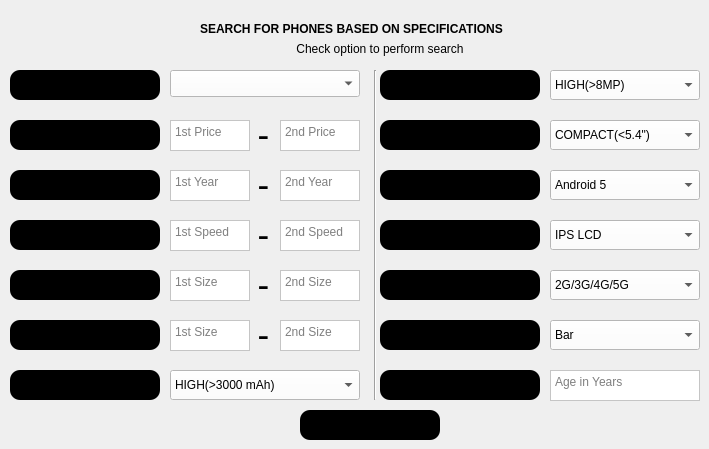
    <widget class="QWidget" name="searchPage">
     <widget class="QLabel" name="label_2">
      <property name="geometry">
       <rect>
        <x>200</x>
        <y>20</y>
        <width>360</width>
        <height>19</height>
       </rect>
      </property>
      <property name="styleSheet">
       <string notr="true">color: rgb(0, 0, 0);</string>
      </property>
      <property name="text">
       <string>&lt;html&gt;&lt;head/&gt;&lt;body&gt;&lt;p&gt;&lt;span style=&quot; font-weight:700;&quot;&gt;SEARCH FOR PHONES BASED ON SPECIFICATIONS&lt;/span&gt;&lt;/p&gt;&lt;/body&gt;&lt;/html&gt;</string>
      </property>
     </widget>
     <widget class="QPushButton" name="SearchButton">
      <property name="geometry">
       <rect>
        <x>300</x>
        <y>410</y>
        <width>140</width>
        <height>30</height>
       </rect>
      </property>
      <property name="styleSheet">
       <string notr="true">background-color: rgb(0, 0, 0);
border-radius: 10px;</string>
      </property>
      <property name="text">
       <string>SEARCH</string>
      </property>
     </widget>
     <widget class="QRadioButton" name="Manufacturer">
      <property name="geometry">
       <rect>
        <x>10</x>
        <y>70</y>
        <width>150</width>
        <height>30</height>
       </rect>
      </property>
      <property name="styleSheet">
       <string notr="true">background-color: rgb(0, 0, 0);
border-radius: 10px;</string>
      </property>
      <property name="text">
       <string>Manufacturer</string>
      </property>
     </widget>
     <widget class="QRadioButton" name="processorSpeed">
      <property name="geometry">
       <rect>
        <x>10</x>
        <y>220</y>
        <width>150</width>
        <height>30</height>
       </rect>
      </property>
      <property name="styleSheet">
       <string notr="true">background-color: rgb(0, 0, 0);
border-radius: 10px;</string>
      </property>
      <property name="text">
       <string>Processor Speed</string>
      </property>
     </widget>
     <widget class="QRadioButton" name="RAMsize">
      <property name="geometry">
       <rect>
        <x>10</x>
        <y>270</y>
        <width>150</width>
        <height>30</height>
       </rect>
      </property>
      <property name="styleSheet">
       <string notr="true">background-color: rgb(0, 0, 0);
border-radius: 10px;</string>
      </property>
      <property name="text">
       <string>RAM Size</string>
      </property>
     </widget>
     <widget class="QRadioButton" name="ROMsize">
      <property name="geometry">
       <rect>
        <x>10</x>
        <y>320</y>
        <width>150</width>
        <height>30</height>
       </rect>
      </property>
      <property name="styleSheet">
       <string notr="true">background-color: rgb(0, 0, 0);
border-radius: 10px;</string>
      </property>
      <property name="text">
       <string>ROM Size</string>
      </property>
     </widget>
     <widget class="QRadioButton" name="batteryCapacity">
      <property name="geometry">
       <rect>
        <x>10</x>
        <y>370</y>
        <width>150</width>
        <height>30</height>
       </rect>
      </property>
      <property name="styleSheet">
       <string notr="true">background-color: rgb(0, 0, 0);
border-radius: 10px;</string>
      </property>
      <property name="text">
       <string>Battery Capacity</string>
      </property>
     </widget>
     <widget class="QRadioButton" name="releaseDate">
      <property name="geometry">
       <rect>
        <x>10</x>
        <y>170</y>
        <width>150</width>
        <height>30</height>
       </rect>
      </property>
      <property name="styleSheet">
       <string notr="true">background-color: rgb(0, 0, 0);
border-radius: 10px;</string>
      </property>
      <property name="text">
       <string>Date of Release</string>
      </property>
     </widget>
     <widget class="QTextEdit" name="releaseEdit1">
      <property name="geometry">
       <rect>
        <x>170</x>
        <y>170</y>
        <width>80</width>
        <height>31</height>
       </rect>
      </property>
      <property name="cursor" stdset="0">
       <cursorShape>IBeamCursor</cursorShape>
      </property>
      <property name="styleSheet">
       <string notr="true">background-color: rgb(255, 255, 255);
color: rgb(0, 0, 0);</string>
      </property>
      <property name="placeholderText">
       <string>1st Year</string>
      </property>
     </widget>
     <widget class="QTextEdit" name="releaseEdit2">
      <property name="geometry">
       <rect>
        <x>280</x>
        <y>170</y>
        <width>80</width>
        <height>31</height>
       </rect>
      </property>
      <property name="cursor" stdset="0">
       <cursorShape>IBeamCursor</cursorShape>
      </property>
      <property name="styleSheet">
       <string notr="true">background-color: rgb(255, 255, 255);
color: rgb(0, 0, 0);</string>
      </property>
      <property name="placeholderText">
       <string>2nd Year</string>
      </property>
     </widget>
     <widget class="QTextEdit" name="processorEdit1">
      <property name="geometry">
       <rect>
        <x>170</x>
        <y>220</y>
        <width>80</width>
        <height>31</height>
       </rect>
      </property>
      <property name="cursor" stdset="0">
       <cursorShape>IBeamCursor</cursorShape>
      </property>
      <property name="styleSheet">
       <string notr="true">background-color: rgb(255, 255, 255);
color: rgb(0, 0, 0);</string>
      </property>
      <property name="placeholderText">
       <string>1st Speed</string>
      </property>
     </widget>
     <widget class="QTextEdit" name="processorEdit2">
      <property name="geometry">
       <rect>
        <x>280</x>
        <y>220</y>
        <width>80</width>
        <height>31</height>
       </rect>
      </property>
      <property name="cursor" stdset="0">
       <cursorShape>IBeamCursor</cursorShape>
      </property>
      <property name="styleSheet">
       <string notr="true">background-color: rgb(255, 255, 255);
color: rgb(0, 0, 0);</string>
      </property>
      <property name="placeholderText">
       <string>2nd Speed</string>
      </property>
     </widget>
     <widget class="QLabel" name="label_4">
      <property name="geometry">
       <rect>
        <x>230</x>
        <y>160</y>
        <width>67</width>
        <height>50</height>
       </rect>
      </property>
      <property name="styleSheet">
       <string notr="true">color: rgb(0, 0, 0);</string>
      </property>
      <property name="text">
       <string>&lt;html&gt;&lt;head/&gt;&lt;body&gt;&lt;p align=&quot;center&quot;&gt;&lt;span style=&quot; font-size:26pt;&quot;&gt;-&lt;/span&gt;&lt;/p&gt;&lt;/body&gt;&lt;/html&gt;</string>
      </property>
     </widget>
     <widget class="QLabel" name="label_5">
      <property name="geometry">
       <rect>
        <x>230</x>
        <y>210</y>
        <width>67</width>
        <height>50</height>
       </rect>
      </property>
      <property name="styleSheet">
       <string notr="true">color: rgb(0, 0, 0);</string>
      </property>
      <property name="text">
       <string>&lt;html&gt;&lt;head/&gt;&lt;body&gt;&lt;p align=&quot;center&quot;&gt;&lt;span style=&quot; font-size:26pt;&quot;&gt;-&lt;/span&gt;&lt;/p&gt;&lt;/body&gt;&lt;/html&gt;</string>
      </property>
     </widget>
     <widget class="QTextEdit" name="ramEdit1">
      <property name="geometry">
       <rect>
        <x>170</x>
        <y>270</y>
        <width>80</width>
        <height>31</height>
       </rect>
      </property>
      <property name="cursor" stdset="0">
       <cursorShape>IBeamCursor</cursorShape>
      </property>
      <property name="styleSheet">
       <string notr="true">background-color: rgb(255, 255, 255);
color: rgb(0, 0, 0);</string>
      </property>
      <property name="placeholderText">
       <string>1st Size</string>
      </property>
     </widget>
     <widget class="QTextEdit" name="ramEdit2">
      <property name="geometry">
       <rect>
        <x>280</x>
        <y>270</y>
        <width>80</width>
        <height>31</height>
       </rect>
      </property>
      <property name="cursor" stdset="0">
       <cursorShape>IBeamCursor</cursorShape>
      </property>
      <property name="styleSheet">
       <string notr="true">background-color: rgb(255, 255, 255);
color: rgb(0, 0, 0);</string>
      </property>
      <property name="placeholderText">
       <string>2nd Size</string>
      </property>
     </widget>
     <widget class="QLabel" name="label_7">
      <property name="geometry">
       <rect>
        <x>230</x>
        <y>260</y>
        <width>67</width>
        <height>50</height>
       </rect>
      </property>
      <property name="styleSheet">
       <string notr="true">color: rgb(0, 0, 0);</string>
      </property>
      <property name="text">
       <string>&lt;html&gt;&lt;head/&gt;&lt;body&gt;&lt;p align=&quot;center&quot;&gt;&lt;span style=&quot; font-size:26pt;&quot;&gt;-&lt;/span&gt;&lt;/p&gt;&lt;/body&gt;&lt;/html&gt;</string>
      </property>
     </widget>
     <widget class="QComboBox" name="batteryCombo">
      <property name="geometry">
       <rect>
        <x>170</x>
        <y>370</y>
        <width>190</width>
        <height>30</height>
       </rect>
      </property>
      <property name="styleSheet">
       <string notr="true">color: rgb(0, 0, 0);
background-color: rgb(255, 255, 255);</string>
      </property>
      <item>
       <property name="text">
        <string>HIGH(&gt;3000 mAh)</string>
       </property>
      </item>
      <item>
       <property name="text">
        <string>MEDIUM(&gt;1000mAh)</string>
       </property>
      </item>
      <item>
       <property name="text">
        <string>LOW(&lt;1000mAh)</string>
       </property>
      </item>
     </widget>
     <widget class="QTextEdit" name="romEdit2">
      <property name="geometry">
       <rect>
        <x>280</x>
        <y>320</y>
        <width>80</width>
        <height>31</height>
       </rect>
      </property>
      <property name="cursor" stdset="0">
       <cursorShape>IBeamCursor</cursorShape>
      </property>
      <property name="styleSheet">
       <string notr="true">background-color: rgb(255, 255, 255);
color: rgb(0, 0, 0);</string>
      </property>
      <property name="placeholderText">
       <string>2nd Size</string>
      </property>
     </widget>
     <widget class="QLabel" name="label_8">
      <property name="geometry">
       <rect>
        <x>230</x>
        <y>310</y>
        <width>67</width>
        <height>50</height>
       </rect>
      </property>
      <property name="styleSheet">
       <string notr="true">color: rgb(0, 0, 0);</string>
      </property>
      <property name="text">
       <string>&lt;html&gt;&lt;head/&gt;&lt;body&gt;&lt;p align=&quot;center&quot;&gt;&lt;span style=&quot; font-size:26pt;&quot;&gt;-&lt;/span&gt;&lt;/p&gt;&lt;/body&gt;&lt;/html&gt;</string>
      </property>
     </widget>
     <widget class="QTextEdit" name="romEdit1">
      <property name="geometry">
       <rect>
        <x>170</x>
        <y>320</y>
        <width>80</width>
        <height>31</height>
       </rect>
      </property>
      <property name="cursor" stdset="0">
       <cursorShape>IBeamCursor</cursorShape>
      </property>
      <property name="styleSheet">
       <string notr="true">background-color: rgb(255, 255, 255);
color: rgb(0, 0, 0);</string>
      </property>
      <property name="placeholderText">
       <string>1st Size</string>
      </property>
     </widget>
     <widget class="QComboBox" name="cameraCombo">
      <property name="geometry">
       <rect>
        <x>550</x>
        <y>70</y>
        <width>150</width>
        <height>30</height>
       </rect>
      </property>
      <property name="styleSheet">
       <string notr="true">color: rgb(0, 0, 0);
background-color: rgb(255, 255, 255);</string>
      </property>
      <item>
       <property name="text">
        <string>HIGH(&gt;8MP)</string>
       </property>
      </item>
      <item>
       <property name="text">
        <string>MEDIUM(&gt;2MP)</string>
       </property>
      </item>
      <item>
       <property name="text">
        <string>LOW(&lt;2MP)</string>
       </property>
      </item>
     </widget>
     <widget class="QRadioButton" name="cameraResolution">
      <property name="geometry">
       <rect>
        <x>380</x>
        <y>70</y>
        <width>160</width>
        <height>30</height>
       </rect>
      </property>
      <property name="styleSheet">
       <string notr="true">background-color: rgb(0, 0, 0);
border-radius: 10px;</string>
      </property>
      <property name="text">
       <string>Camera Resolution</string>
      </property>
     </widget>
     <widget class="QComboBox" name="screenSCombo">
      <property name="geometry">
       <rect>
        <x>550</x>
        <y>120</y>
        <width>150</width>
        <height>30</height>
       </rect>
      </property>
      <property name="styleSheet">
       <string notr="true">color: rgb(0, 0, 0);
background-color: rgb(255, 255, 255);</string>
      </property>
      <item>
       <property name="text">
        <string>COMPACT(&lt;5.4&quot;)</string>
       </property>
      </item>
      <item>
       <property name="text">
        <string>MID-SIZE(5.5&quot;-6.5&quot;)</string>
       </property>
      </item>
      <item>
       <property name="text">
        <string>LARGE SIZE(6.6&quot;-6.9&quot;)</string>
       </property>
      </item>
      <item>
       <property name="text">
        <string>PHABLETS(&gt;6.9&quot;)</string>
       </property>
      </item>
     </widget>
     <widget class="QRadioButton" name="screenSize">
      <property name="geometry">
       <rect>
        <x>380</x>
        <y>120</y>
        <width>160</width>
        <height>30</height>
       </rect>
      </property>
      <property name="styleSheet">
       <string notr="true">background-color: rgb(0, 0, 0);
border-radius: 10px;</string>
      </property>
      <property name="text">
       <string>Screen Size</string>
      </property>
     </widget>
     <widget class="Line" name="line">
      <property name="geometry">
       <rect>
        <x>360</x>
        <y>70</y>
        <width>30</width>
        <height>330</height>
       </rect>
      </property>
      <property name="orientation">
       <enum>Qt::Orientation::Vertical</enum>
      </property>
     </widget>
     <widget class="QComboBox" name="displayCombo">
      <property name="geometry">
       <rect>
        <x>550</x>
        <y>220</y>
        <width>150</width>
        <height>30</height>
       </rect>
      </property>
      <property name="styleSheet">
       <string notr="true">color: rgb(0, 0, 0);
background-color: rgb(255, 255, 255);</string>
      </property>
      <item>
       <property name="text">
        <string>IPS LCD</string>
       </property>
      </item>
      <item>
       <property name="text">
        <string>AMOLED</string>
       </property>
      </item>
      <item>
       <property name="text">
        <string>LTPO AMOLED</string>
       </property>
      </item>
      <item>
       <property name="text">
        <string>OLED</string>
       </property>
      </item>
      <item>
       <property name="text">
        <string>LIPO OLED</string>
       </property>
      </item>
      <item>
       <property name="text">
        <string>Super Retina XDR OLED</string>
       </property>
      </item>
      <item>
       <property name="text">
        <string>LCD</string>
       </property>
      </item>
      <item>
       <property name="text">
        <string>Super LCD6</string>
       </property>
      </item>
      <item>
       <property name="text">
        <string>Super LCD3</string>
       </property>
      </item>
      <item>
       <property name="text">
        <string>TFT</string>
       </property>
      </item>
     </widget>
     <widget class="QRadioButton" name="displayType">
      <property name="geometry">
       <rect>
        <x>380</x>
        <y>220</y>
        <width>160</width>
        <height>30</height>
       </rect>
      </property>
      <property name="styleSheet">
       <string notr="true">background-color: rgb(0, 0, 0);
border-radius: 10px;</string>
      </property>
      <property name="text">
       <string>Display Type</string>
      </property>
     </widget>
     <widget class="QComboBox" name="networksCombo">
      <property name="geometry">
       <rect>
        <x>550</x>
        <y>270</y>
        <width>150</width>
        <height>30</height>
       </rect>
      </property>
      <property name="styleSheet">
       <string notr="true">color: rgb(0, 0, 0);
background-color: rgb(255, 255, 255);</string>
      </property>
      <item>
       <property name="text">
        <string>2G/3G/4G/5G</string>
       </property>
      </item>
      <item>
       <property name="text">
        <string>2G/3G/4G</string>
       </property>
      </item>
      <item>
       <property name="text">
        <string>2G/3G</string>
       </property>
      </item>
      <item>
       <property name="text">
        <string>2G</string>
       </property>
      </item>
     </widget>
     <widget class="QRadioButton" name="supportedNetworks">
      <property name="geometry">
       <rect>
        <x>380</x>
        <y>270</y>
        <width>160</width>
        <height>30</height>
       </rect>
      </property>
      <property name="styleSheet">
       <string notr="true">background-color: rgb(0, 0, 0);
border-radius: 10px;</string>
      </property>
      <property name="text">
       <string>Supported Networks</string>
      </property>
     </widget>
     <widget class="QComboBox" name="formCombo">
      <property name="geometry">
       <rect>
        <x>550</x>
        <y>320</y>
        <width>150</width>
        <height>30</height>
       </rect>
      </property>
      <property name="styleSheet">
       <string notr="true">color: rgb(0, 0, 0);
background-color: rgb(255, 255, 255);</string>
      </property>
      <item>
       <property name="text">
        <string>Bar</string>
       </property>
      </item>
      <item>
       <property name="text">
        <string>Foldable</string>
       </property>
      </item>
      <item>
       <property name="text">
        <string>Tablet</string>
       </property>
      </item>
      <item>
       <property name="text">
        <string>Swiveling dual-screen</string>
       </property>
      </item>
      <item>
       <property name="text">
        <string>Slider</string>
       </property>
      </item>
     </widget>
     <widget class="QRadioButton" name="formFactor">
      <property name="geometry">
       <rect>
        <x>380</x>
        <y>320</y>
        <width>160</width>
        <height>30</height>
       </rect>
      </property>
      <property name="styleSheet">
       <string notr="true">background-color: rgb(0, 0, 0);
border-radius: 10px;</string>
      </property>
      <property name="text">
       <string>Form Factor</string>
      </property>
     </widget>
     <widget class="QRadioButton" name="age">
      <property name="geometry">
       <rect>
        <x>380</x>
        <y>370</y>
        <width>160</width>
        <height>30</height>
       </rect>
      </property>
      <property name="styleSheet">
       <string notr="true">background-color: rgb(0, 0, 0);
border-radius: 10px;</string>
      </property>
      <property name="text">
       <string>Age</string>
      </property>
     </widget>
     <widget class="QTextEdit" name="ageEdit">
      <property name="geometry">
       <rect>
        <x>550</x>
        <y>370</y>
        <width>150</width>
        <height>31</height>
       </rect>
      </property>
      <property name="cursor" stdset="0">
       <cursorShape>IBeamCursor</cursorShape>
      </property>
      <property name="styleSheet">
       <string notr="true">background-color: rgb(255, 255, 255);
color: rgb(0, 0, 0);</string>
      </property>
      <property name="placeholderText">
       <string>Age in Years</string>
      </property>
     </widget>
     <widget class="QComboBox" name="OSCombo">
      <property name="geometry">
       <rect>
        <x>550</x>
        <y>170</y>
        <width>150</width>
        <height>30</height>
       </rect>
      </property>
      <property name="styleSheet">
       <string notr="true">color: rgb(0, 0, 0);
background-color: rgb(255, 255, 255);</string>
      </property>
      <item>
       <property name="text">
        <string>Android 5</string>
       </property>
      </item>
      <item>
       <property name="text">
        <string>Android 8</string>
       </property>
      </item>
      <item>
       <property name="text">
        <string>Android 8.1 Go</string>
       </property>
      </item>
      <item>
       <property name="text">
        <string>Android 9</string>
       </property>
      </item>
      <item>
       <property name="text">
        <string>Android 10</string>
       </property>
      </item>
      <item>
       <property name="text">
        <string>Android 11</string>
       </property>
      </item>
      <item>
       <property name="text">
        <string>Android 12</string>
       </property>
      </item>
      <item>
       <property name="text">
        <string>Android 13</string>
       </property>
      </item>
      <item>
       <property name="text">
        <string>Android 13 Go</string>
       </property>
      </item>
      <item>
       <property name="text">
        <string>Android 14</string>
       </property>
      </item>
      <item>
       <property name="text">
        <string>Android 15</string>
       </property>
      </item>
      <item>
       <property name="text">
        <string>Android 16</string>
       </property>
      </item>
      <item>
       <property name="text">
        <string>iOS 16</string>
       </property>
      </item>
      <item>
       <property name="text">
        <string>iOS 17</string>
       </property>
      </item>
      <item>
       <property name="text">
        <string>iOS 18</string>
       </property>
      </item>
      <item>
       <property name="text">
        <string>iOS 18.3</string>
       </property>
      </item>
      <item>
       <property name="text">
        <string>HarmonyOS 3.0</string>
       </property>
      </item>
      <item>
       <property name="text">
        <string>HarmonyOS 4.0</string>
       </property>
      </item>
      <item>
       <property name="text">
        <string>HarmonyOS 4.2</string>
       </property>
      </item>
      <item>
       <property name="text">
        <string>EMUI 14</string>
       </property>
      </item>
      <item>
       <property name="text">
        <string>Windows Phone 8</string>
       </property>
      </item>
      <item>
       <property name="text">
        <string>Windows 10</string>
       </property>
      </item>
      <item>
       <property name="text">
        <string>KIN OS</string>
       </property>
      </item>
     </widget>
     <widget class="QRadioButton" name="OSversion">
      <property name="geometry">
       <rect>
        <x>380</x>
        <y>170</y>
        <width>160</width>
        <height>30</height>
       </rect>
      </property>
      <property name="styleSheet">
       <string notr="true">background-color: rgb(0, 0, 0);
border-radius: 10px;</string>
      </property>
      <property name="text">
       <string>Operating System</string>
      </property>
     </widget>
     <widget class="QTextEdit" name="priceEdit2">
      <property name="geometry">
       <rect>
        <x>280</x>
        <y>120</y>
        <width>80</width>
        <height>31</height>
       </rect>
      </property>
      <property name="cursor" stdset="0">
       <cursorShape>IBeamCursor</cursorShape>
      </property>
      <property name="styleSheet">
       <string notr="true">background-color: rgb(255, 255, 255);
color: rgb(0, 0, 0);</string>
      </property>
      <property name="placeholderText">
       <string>2nd Price</string>
      </property>
     </widget>
     <widget class="QTextEdit" name="priceEdit1">
      <property name="geometry">
       <rect>
        <x>170</x>
        <y>120</y>
        <width>80</width>
        <height>31</height>
       </rect>
      </property>
      <property name="cursor" stdset="0">
       <cursorShape>IBeamCursor</cursorShape>
      </property>
      <property name="styleSheet">
       <string notr="true">background-color: rgb(255, 255, 255);
color: rgb(0, 0, 0);</string>
      </property>
      <property name="placeholderText">
       <string>1st Price</string>
      </property>
     </widget>
     <widget class="QRadioButton" name="releasePrice">
      <property name="geometry">
       <rect>
        <x>10</x>
        <y>120</y>
        <width>150</width>
        <height>30</height>
       </rect>
      </property>
      <property name="styleSheet">
       <string notr="true">background-color: rgb(0, 0, 0);
border-radius: 10px;</string>
      </property>
      <property name="text">
       <string>Price at Release</string>
      </property>
     </widget>
     <widget class="QLabel" name="label_33">
      <property name="geometry">
       <rect>
        <x>230</x>
        <y>110</y>
        <width>67</width>
        <height>50</height>
       </rect>
      </property>
      <property name="styleSheet">
       <string notr="true">color: rgb(0, 0, 0);</string>
      </property>
      <property name="text">
       <string>&lt;html&gt;&lt;head/&gt;&lt;body&gt;&lt;p align=&quot;center&quot;&gt;&lt;span style=&quot; font-size:26pt;&quot;&gt;-&lt;/span&gt;&lt;/p&gt;&lt;/body&gt;&lt;/html&gt;</string>
      </property>
     </widget>
     <widget class="QLabel" name="label_34">
      <property name="geometry">
       <rect>
        <x>200</x>
        <y>40</y>
        <width>360</width>
        <height>19</height>
       </rect>
      </property>
      <property name="styleSheet">
       <string notr="true">color: rgb(0, 0, 0);</string>
      </property>
      <property name="text">
       <string>&lt;html&gt;&lt;head/&gt;&lt;body&gt;&lt;p align=&quot;center&quot;&gt;Check option to perform search&lt;/p&gt;&lt;/body&gt;&lt;/html&gt;</string>
      </property>
     </widget>
     <widget class="QComboBox" name="manufacturerCombo">
      <property name="geometry">
       <rect>
        <x>170</x>
        <y>70</y>
        <width>190</width>
        <height>27</height>
       </rect>
      </property>
      <property name="styleSheet">
       <string notr="true">background-color: rgb(255, 255, 255);
color: rgb(0, 0, 0);</string>
      </property>
      <item>
       <property name="text">
        <string/>
       </property>
      </item>
      <item>
       <property name="text">
        <string>APPLE</string>
       </property>
      </item>
      <item>
       <property name="text">
        <string>HUAWEI</string>
       </property>
      </item>
      <item>
       <property name="text">
        <string>TECNO</string>
       </property>
      </item>
      <item>
       <property name="text">
        <string>REDMI</string>
       </property>
      </item>
      <item>
       <property name="text">
        <string>HTC</string>
       </property>
      </item>
      <item>
       <property name="text">
        <string>OPPO</string>
       </property>
      </item>
      <item>
       <property name="text">
        <string>INFINIX</string>
       </property>
      </item>
      <item>
       <property name="text">
        <string>NOKIA</string>
       </property>
      </item>
      <item>
       <property name="text">
        <string>LG</string>
       </property>
      </item>
      <item>
       <property name="text">
        <string>SAMSUNG</string>
       </property>
      </item>
      <item>
       <property name="text">
        <string>MICROSOFT</string>
       </property>
      </item>
      <item>
       <property name="text">
        <string>ZTE</string>
       </property>
      </item>
      <item>
       <property name="text">
        <string>SONY</string>
       </property>
      </item>
      <item>
       <property name="text">
        <string>XIAOMI</string>
       </property>
      </item>
      <item>
       <property name="text">
        <string>VIVO</string>
       </property>
      </item>
      <item>
       <property name="text">
        <string>MOTOROLA</string>
       </property>
      </item>
     </widget>
     <zorder>label_33</zorder>
     <zorder>line</zorder>
     <zorder>label_8</zorder>
     <zorder>label_7</zorder>
     <zorder>label_5</zorder>
     <zorder>label_4</zorder>
     <zorder>label_2</zorder>
     <zorder>SearchButton</zorder>
     <zorder>Manufacturer</zorder>
     <zorder>processorSpeed</zorder>
     <zorder>RAMsize</zorder>
     <zorder>ROMsize</zorder>
     <zorder>batteryCapacity</zorder>
     <zorder>releaseDate</zorder>
     <zorder>releaseEdit1</zorder>
     <zorder>releaseEdit2</zorder>
     <zorder>processorEdit1</zorder>
     <zorder>processorEdit2</zorder>
     <zorder>ramEdit1</zorder>
     <zorder>ramEdit2</zorder>
     <zorder>batteryCombo</zorder>
     <zorder>romEdit2</zorder>
     <zorder>romEdit1</zorder>
     <zorder>cameraCombo</zorder>
     <zorder>cameraResolution</zorder>
     <zorder>screenSCombo</zorder>
     <zorder>screenSize</zorder>
     <zorder>displayCombo</zorder>
     <zorder>displayType</zorder>
     <zorder>networksCombo</zorder>
     <zorder>supportedNetworks</zorder>
     <zorder>formCombo</zorder>
     <zorder>formFactor</zorder>
     <zorder>age</zorder>
     <zorder>ageEdit</zorder>
     <zorder>OSCombo</zorder>
     <zorder>OSversion</zorder>
     <zorder>priceEdit2</zorder>
     <zorder>priceEdit1</zorder>
     <zorder>releasePrice</zorder>
     <zorder>label_34</zorder>
     <zorder>manufacturerCombo</zorder>
    </widget>
